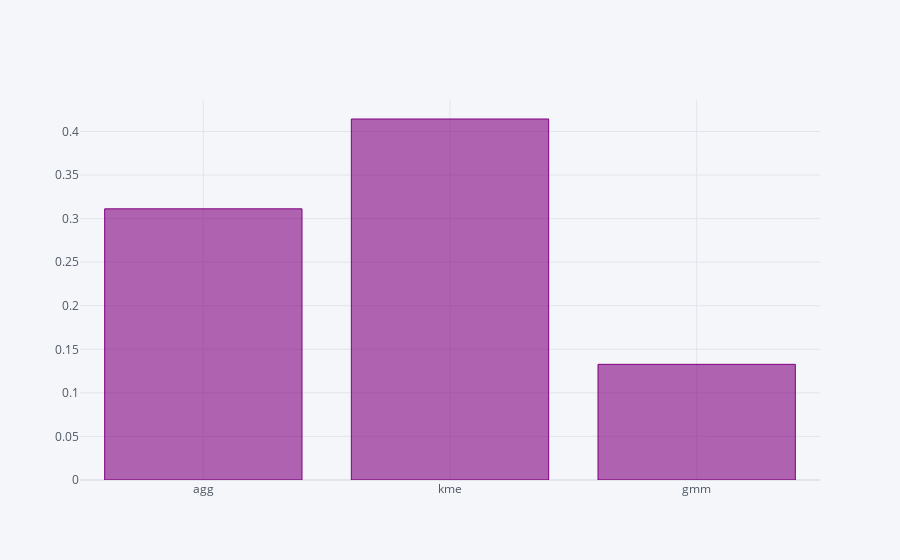

The notebook cell this image was saved under:
### Code cell
pd.DataFrame(map(lambda cl: (cl, silhouette_score(Xs[best], Xs[cl])), [
             'agg', 'kme', 'gmm']), columns=['cl', 'sil']).set_index('cl').iplot(kind='bar', color='purple')

### Figure 1 — Plotly figure (JSON) as saved in the notebook; plotly's stock layout.template omitted (floating-point values rounded to 4 significant figures)
{"data": [{"marker": {"color": "rgba(128, 0, 128, 0.6)", "line": {"color": "rgba(128, 0, 128, 1.0)", "width": 1}}, "name": "sil", "orientation": "v", "text": "", "type": "bar", "x": ["agg", "kme", "gmm"], "y": [0.3112, 0.4143, 0.1327]}], "layout": {"legend": {"bgcolor": "#F5F6F9", "font": {"color": "#4D5663"}}, "paper_bgcolor": "#F5F6F9", "plot_bgcolor": "#F5F6F9", "title": {"font": {"color": "#4D5663"}}, "xaxis": {"gridcolor": "#E1E5ED", "showgrid": true, "tickfont": {"color": "#4D5663"}, "title": {"font": {"color": "#4D5663"}, "text": ""}, "zerolinecolor": "#E1E5ED"}, "yaxis": {"gridcolor": "#E1E5ED", "showgrid": true, "tickfont": {"color": "#4D5663"}, "title": {"font": {"color": "#4D5663"}, "text": ""}, "zerolinecolor": "#E1E5ED"}}}
